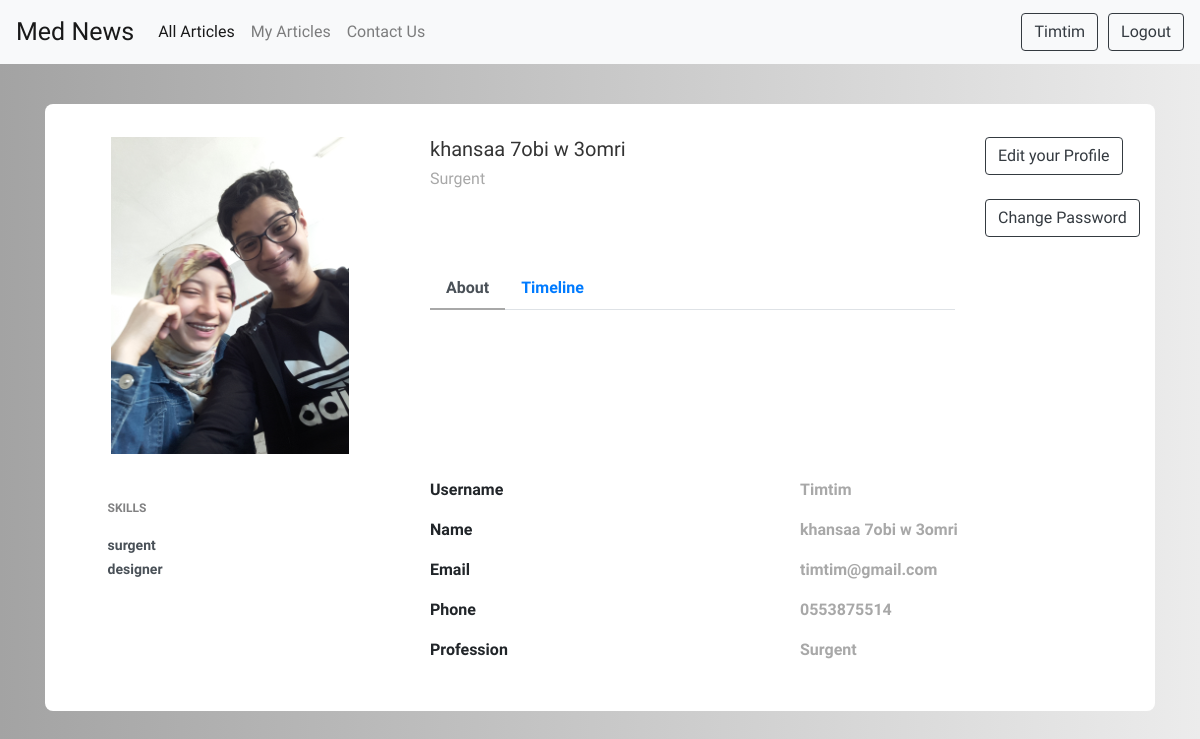
The app's page /accounts/profile/ (signed in) with its own data.
### register/models.py (models this page shows, shortened)
class Profile(models.Model):
    user = models.OneToOneField(User, on_delete=models.CASCADE)
    first_name = models.CharField(max_length=100, null=True, blank=True)
    last_name = models.CharField(max_length=100, null=True, blank=True)
    email = models.EmailField(null=True,blank=True)
    phone = models.CharField(max_length=100, null=True,blank=True)
    city = models.CharField(max_length=100,null=True,blank=True)
    bio = models.TextField(null=True,blank=True)
    profession = models.CharField(max_length=100, null=True, blank=True,default='None')
    image = models.ImageField(upload_to='profile_img/', null=True,blank=True, default='avatar.png')
    skills = models.ManyToManyField(Skill, null=True,blank=True)

class Skill(models.Model):
    skill_name = models.CharField(max_length=100, null=True)
    def __str__(self):
        return self.skill_name

### register/views.py (the view)
# urls.py: path('profile/', views.profile, name='profile'),
def profile(request):
    user = request.user.profile
    context = {
        'user':user
    }
    return render(request, 'register/profile.html', context)

### register/templates/register/profile.html (shortened to what this page needs)
{% extends 'base.html' %}
{% load static %}
{% block main %}
<link href="//maxcdn.bootstrapcdn.com/bootstrap/4.1.1/css/bootstrap.min.css" rel="stylesheet" id="bootstrap-css">
<div class="container emp-profile">
            <form method="post">
                <div class="row">
                    <div class="col-md-4">
                        <div class="profile-img">
                            {% if request.user.profile.image %}
                            <img src="{{request.user.profile.image.url}}" alt=""/>
                            {% endif %}
                        </div>
                        <br>
                    </div>
                    <div class="col-md-6">
                        <div class="profile-head">
                                    <h5>
                                        {{user.first_name}} {{user.last_name}}
                                    </h5>
                                    <h6>
                                        {{user.profession}}
                                    </h6>
                                    <br>
                                    <br><br>
                            <ul class="nav nav-tabs" id="myTab" role="tablist">
                                <li class="nav-item">
                                    <a class="nav-link active" id="home-tab" data-toggle="tab" href="#home" role="tab" aria-controls="home" aria-selected="true">About</a>
                                </li>
                                <li class="nav-item">
                                    <a class="nav-link" id="profile-tab" data-toggle="tab" href="#profile" role="tab" aria-controls="profile" aria-selected="false">Timeline</a>
                                </li>
                            </ul>
                        </div>
                    </div>
                    <div class="col-md-2">
                        <a href="{% url 'register:edit_profile' %}" class="btn btn-outline-dark">Edit your Profile</a><br><br>
                        <a href="{% url 'register:change_password' %}" class="btn btn-outline-dark">Change Password</a>
                    </div>
                </div>
                <div class="row">
                    <div class="col-md-4">
                        <div class="profile-work">
                            <p>SKILLS</p>
                            {% for skill in user.skills.all %}
                                <a href="">{{skill}}</a><br/>
                            {% endfor %}
                        </div>
                    </div>
                    <div class="col-md-8">
                        <div class="tab-content profile-tab" id="myTabContent">
                            <div class="tab-pane fade show active" id="home" role="tabpanel" aria-labelledby="home-tab">
                                        <div class="row">
                                            <div class="col-md-6">
                                                <label>Username</label>
                                            </div>
                                            <div class="col-md-6">
                                                <p>{{request.user|title}}</p>
                                            </div>
                                        </div>
                                        <div class="row">
                                            <div class="col-md-6">
                                                <label>Name</label>
                                            </div>
                                            <div class="col-md-6">
                                                <p>{{user.first_name}} {{user.last_name}}</p>
                                            </div>
                                        </div>
                                        <div class="row">
                                            <div class="col-md-6">
                                                <label>Email</label>
                                            </div>
                                            <div class="col-md-6">
                                                <p>{{user.email}}</p>
                                            </div>
                                        </div>
                                        <div class="row">
                                            <div class="col-md-6">
                                                <label>Phone</label>
                                            </div>
                                            <div class="col-md-6">
                                                <p>{{user.phone}}</p>
                                            </div>
                                        </div>
                                        <div class="row">
                                            <div class="col-md-6">
                                                <label>Profession</label>
                                            </div>
                                            <div class="col-md-6">
                                                <p>{{user.profession}}</p>
                                            </div>
                                        </div>
                            </div>
                        </div>
                    </div>
                </div>
            </form>
        </div>
{% endblock %}

### templates/navbar.html (shortened to what this page needs)
<nav class="navbar navbar-expand-lg navbar-light bg-light">
    <a class="navbar-brand" href="/" style="font-family: 'Krona One', sans-serif;font-size: 25px;">Med News</a>
    <div class="collapse navbar-collapse" id="navbarNav">
      <ul class="navbar-nav">
        <li class="nav-item active">
          <a class="nav-link" href="/">All Articles <span class="sr-only">(current)</span></a>
        </li>
        {% if request.user.is_authenticated %}
        <li class="nav-item">
          <a class="nav-link" href="{% url 'main:articles' %}">My Articles</a>
        </li>
        {% endif %}
        <li class="nav-item">
          <a class="nav-link" href="{% url 'contact_us' %}">Contact Us</a>
        </li>
      </ul>
    </div>
    {% if request.user.is_authenticated %}
    <a href="{% url 'register:profile' %}" class="btn btn-outline-dark" style="margin-right: 10px;">{{request.user|title}}</a>
    <a href="{% url 'register:logout_page' %}" class="btn btn-outline-dark">Logout</a>
    {% else %}
    <a href="{% url 'register:membership' %}" class="btn btn-outline-dark">Membership</a>
    {% endif %}
  </nav>

### static/css/style.css (style rules this page uses)
body { background-color: rgb(226, 226, 226); }
* { font-family: 'Monda', sans-serif;; }

### register/templates/register/profile.html (style rules this page uses)
body { background: -webkit-linear-gradient(left, #a3a3a3, #ececec); }
.emp-profile { padding: 3%; margin-top: 3%; margin-bottom: 3%; border-radius: 0.5rem; background: #fff; }
.profile-img { text-align: center; }
.profile-img img { width: 70%; height: 100%; }
.profile-head h5 { color: #333; }
.profile-head h6 { color: #a8a8a8; }
.profile-head .nav-tabs { margin-bottom:5%; }
.profile-head .nav-tabs .nav-link { font-weight:600; border: none; }
.profile-head .nav-tabs .nav-link.active { border: none; border-bottom:2px solid #a8a8a8; }
.profile-work { padding: 14%; margin-top: -15%; }
.profile-work p { font-size: 12px; color: #818182; font-weight: 600; margin-top: 10%; }
.profile-work a { text-decoration: none; color: #495057; font-weight: 600; font-size: 14px; }
.profile-tab label { font-weight: 600; }
.profile-tab p { font-weight: 600; color: #a8a8a8; }

### records on screen
Profile: first_name "khansaa", last_name "7obi w 3omri", profession "Surgent", email "timtim@gmail.com", phone "0553875514"
Skill: skill_name "surgent"
Skill: skill_name "designer"

### other values on screen
{{ request.user|title }} "Timtim"
